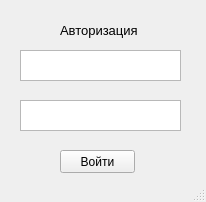
<?xml version="1.0" encoding="UTF-8"?>
<ui version="4.0">
 <class>WindowAuthorization</class>
 <widget class="QMainWindow" name="WindowAuthorization">
  <property name="geometry">
   <rect>
    <x>0</x>
    <y>0</y>
    <width>206</width>
    <height>202</height>
   </rect>
  </property>
  <property name="windowTitle">
   <string>SC: Auhorization window</string>
  </property>
  <widget class="QWidget" name="centralwidget">
   <widget class="QPushButton" name="PushButtonAuthorization">
    <property name="geometry">
     <rect>
      <x>60</x>
      <y>150</y>
      <width>75</width>
      <height>23</height>
     </rect>
    </property>
    <property name="text">
     <string>Войти</string>
    </property>
   </widget>
   <widget class="QTextEdit" name="TextEditLoginInput">
    <property name="geometry">
     <rect>
      <x>20</x>
      <y>50</y>
      <width>161</width>
      <height>31</height>
     </rect>
    </property>
   </widget>
   <widget class="QTextEdit" name="TextEditPasswordInput">
    <property name="geometry">
     <rect>
      <x>20</x>
      <y>100</y>
      <width>161</width>
      <height>31</height>
     </rect>
    </property>
   </widget>
   <widget class="QLabel" name="LabelTitle">
    <property name="geometry">
     <rect>
      <x>60</x>
      <y>20</y>
      <width>81</width>
      <height>20</height>
     </rect>
    </property>
    <property name="font">
     <font>
      <pointsize>10</pointsize>
     </font>
    </property>
    <property name="text">
     <string>Авторизация</string>
    </property>
   </widget>
  </widget>
  <widget class="QStatusBar" name="statusbar"/>
 </widget>
 <resources/>
 <connections/>
</ui>
